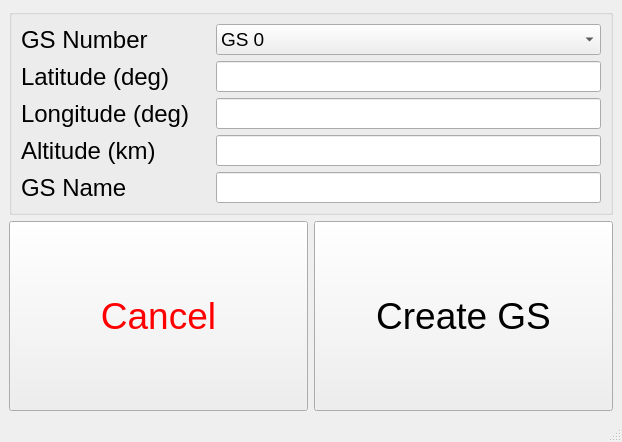
<?xml version="1.0" encoding="UTF-8"?>
<ui version="4.0">
 <class>MainWindow</class>
 <widget class="QMainWindow" name="MainWindow">
  <property name="geometry">
   <rect>
    <x>0</x>
    <y>0</y>
    <width>622</width>
    <height>442</height>
   </rect>
  </property>
  <property name="windowTitle">
   <string>MainWindow</string>
  </property>
  <widget class="QWidget" name="centralwidget">
   <layout class="QGridLayout" name="gridLayout">
    <item row="0" column="0" colspan="2">
     <widget class="QGroupBox" name="gs_params_box">
      <property name="sizePolicy">
       <sizepolicy hsizetype="Preferred" vsizetype="Fixed">
        <horstretch>0</horstretch>
        <verstretch>0</verstretch>
       </sizepolicy>
      </property>
      <property name="font">
       <font>
        <pointsize>14</pointsize>
       </font>
      </property>
      <property name="title">
       <string/>
      </property>
      <property name="alignment">
       <set>Qt::AlignCenter</set>
      </property>
      <layout class="QGridLayout" name="gridLayout_2">
       <item row="6" column="0">
        <widget class="QLabel" name="label_gs_name">
         <property name="sizePolicy">
          <sizepolicy hsizetype="Preferred" vsizetype="Preferred">
           <horstretch>0</horstretch>
           <verstretch>0</verstretch>
          </sizepolicy>
         </property>
         <property name="font">
          <font>
           <pointsize>18</pointsize>
          </font>
         </property>
         <property name="text">
          <string>GS Name</string>
         </property>
        </widget>
       </item>
       <item row="3" column="0">
        <widget class="QLabel" name="label_lat">
         <property name="sizePolicy">
          <sizepolicy hsizetype="Preferred" vsizetype="Preferred">
           <horstretch>0</horstretch>
           <verstretch>0</verstretch>
          </sizepolicy>
         </property>
         <property name="font">
          <font>
           <pointsize>18</pointsize>
          </font>
         </property>
         <property name="text">
          <string>Latitude (deg)</string>
         </property>
        </widget>
       </item>
       <item row="5" column="2" colspan="2">
        <widget class="QLineEdit" name="set_alt">
         <property name="sizePolicy">
          <sizepolicy hsizetype="Expanding" vsizetype="Expanding">
           <horstretch>0</horstretch>
           <verstretch>0</verstretch>
          </sizepolicy>
         </property>
        </widget>
       </item>
       <item row="2" column="0">
        <widget class="QLabel" name="label_gs_number">
         <property name="sizePolicy">
          <sizepolicy hsizetype="Preferred" vsizetype="Preferred">
           <horstretch>0</horstretch>
           <verstretch>0</verstretch>
          </sizepolicy>
         </property>
         <property name="font">
          <font>
           <pointsize>18</pointsize>
          </font>
         </property>
         <property name="text">
          <string>GS Number</string>
         </property>
        </widget>
       </item>
       <item row="5" column="0">
        <widget class="QLabel" name="label_alt">
         <property name="sizePolicy">
          <sizepolicy hsizetype="Preferred" vsizetype="Preferred">
           <horstretch>0</horstretch>
           <verstretch>0</verstretch>
          </sizepolicy>
         </property>
         <property name="font">
          <font>
           <pointsize>18</pointsize>
          </font>
         </property>
         <property name="text">
          <string>Altitude (km)</string>
         </property>
        </widget>
       </item>
       <item row="2" column="2" colspan="2">
        <widget class="QComboBox" name="gs_chooser">
         <item>
          <property name="text">
           <string>GS 0</string>
          </property>
         </item>
         <item>
          <property name="text">
           <string>GS 1</string>
          </property>
         </item>
         <item>
          <property name="text">
           <string>GS 2</string>
          </property>
         </item>
         <item>
          <property name="text">
           <string>GS 3</string>
          </property>
         </item>
         <item>
          <property name="text">
           <string>GS 4</string>
          </property>
         </item>
        </widget>
       </item>
       <item row="4" column="0">
        <widget class="QLabel" name="label_lon">
         <property name="sizePolicy">
          <sizepolicy hsizetype="Preferred" vsizetype="Preferred">
           <horstretch>0</horstretch>
           <verstretch>0</verstretch>
          </sizepolicy>
         </property>
         <property name="font">
          <font>
           <pointsize>18</pointsize>
          </font>
         </property>
         <property name="text">
          <string>Longitude (deg)</string>
         </property>
        </widget>
       </item>
       <item row="6" column="2" colspan="2">
        <widget class="QLineEdit" name="set_gs_name">
         <property name="sizePolicy">
          <sizepolicy hsizetype="Expanding" vsizetype="Expanding">
           <horstretch>0</horstretch>
           <verstretch>0</verstretch>
          </sizepolicy>
         </property>
        </widget>
       </item>
       <item row="3" column="2" colspan="2">
        <widget class="QLineEdit" name="set_lat">
         <property name="sizePolicy">
          <sizepolicy hsizetype="Expanding" vsizetype="Expanding">
           <horstretch>0</horstretch>
           <verstretch>0</verstretch>
          </sizepolicy>
         </property>
        </widget>
       </item>
       <item row="4" column="2" colspan="2">
        <widget class="QLineEdit" name="set_lon">
         <property name="sizePolicy">
          <sizepolicy hsizetype="Expanding" vsizetype="Expanding">
           <horstretch>0</horstretch>
           <verstretch>0</verstretch>
          </sizepolicy>
         </property>
        </widget>
       </item>
      </layout>
     </widget>
    </item>
    <item row="1" column="0">
     <widget class="QPushButton" name="gs_cancel">
      <property name="sizePolicy">
       <sizepolicy hsizetype="Minimum" vsizetype="Expanding">
        <horstretch>0</horstretch>
        <verstretch>0</verstretch>
       </sizepolicy>
      </property>
      <property name="palette">
       <palette>
        <active>
         <colorrole role="ButtonText">
          <brush brushstyle="SolidPattern">
           <color alpha="255">
            <red>255</red>
            <green>0</green>
            <blue>0</blue>
           </color>
          </brush>
         </colorrole>
        </active>
        <inactive>
         <colorrole role="ButtonText">
          <brush brushstyle="SolidPattern">
           <color alpha="255">
            <red>255</red>
            <green>0</green>
            <blue>0</blue>
           </color>
          </brush>
         </colorrole>
        </inactive>
        <disabled>
         <colorrole role="ButtonText">
          <brush brushstyle="SolidPattern">
           <color alpha="255">
            <red>120</red>
            <green>120</green>
            <blue>120</blue>
           </color>
          </brush>
         </colorrole>
        </disabled>
       </palette>
      </property>
      <property name="font">
       <font>
        <pointsize>28</pointsize>
       </font>
      </property>
      <property name="text">
       <string>Cancel</string>
      </property>
     </widget>
    </item>
    <item row="1" column="1">
     <widget class="QPushButton" name="create_gs">
      <property name="enabled">
       <bool>true</bool>
      </property>
      <property name="sizePolicy">
       <sizepolicy hsizetype="Minimum" vsizetype="Expanding">
        <horstretch>0</horstretch>
        <verstretch>0</verstretch>
       </sizepolicy>
      </property>
      <property name="font">
       <font>
        <pointsize>28</pointsize>
       </font>
      </property>
      <property name="text">
       <string>Create GS</string>
      </property>
      <property name="shortcut">
       <string>Return</string>
      </property>
     </widget>
    </item>
   </layout>
  </widget>
  <widget class="QMenuBar" name="menubar">
   <property name="geometry">
    <rect>
     <x>0</x>
     <y>0</y>
     <width>622</width>
     <height>22</height>
    </rect>
   </property>
  </widget>
  <widget class="QStatusBar" name="statusbar"/>
 </widget>
 <tabstops>
  <tabstop>set_lat</tabstop>
  <tabstop>set_lon</tabstop>
  <tabstop>set_alt</tabstop>
  <tabstop>set_gs_name</tabstop>
  <tabstop>gs_cancel</tabstop>
  <tabstop>create_gs</tabstop>
  <tabstop>gs_chooser</tabstop>
 </tabstops>
 <resources/>
 <connections/>
</ui>
